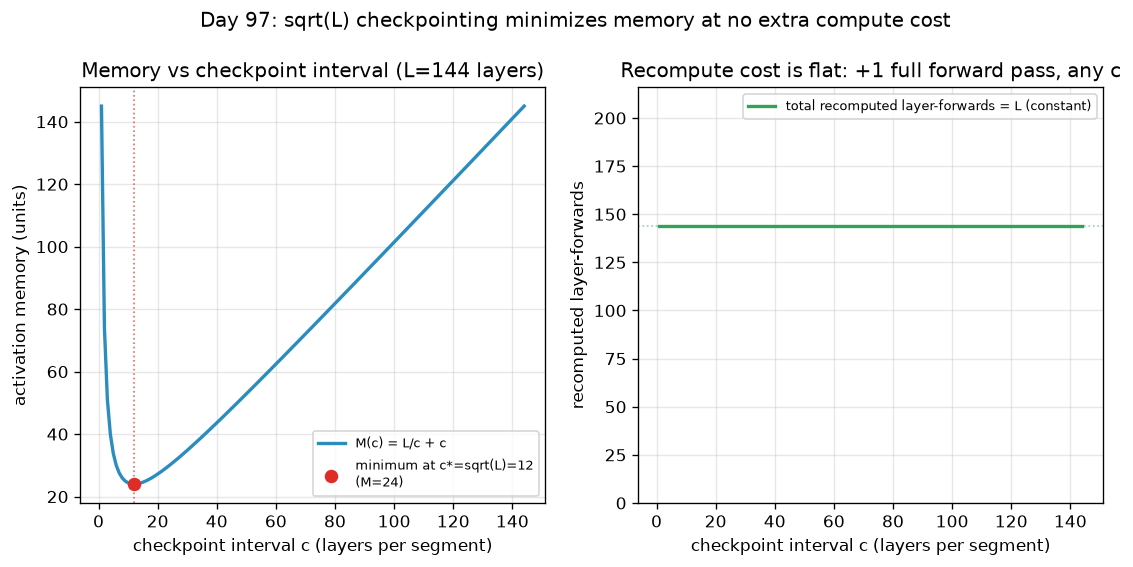

Source code (Python):
"""
Day 97 -- Gradient accumulation & checkpointing

Left panel: memory footprint M(c) = L/c + c for activation checkpointing
every c layers, minimized at c* = sqrt(L) (the classic sqrt(L)-checkpointing
result). Right panel: total recompute cost is invariant to c -- no matter
how you carve L layers into segments of size c, every layer's forward gets
recomputed exactly once overall, so compute overhead is a flat one extra
full forward pass, independent of the memory-optimal choice of c.
"""
import numpy as np
import matplotlib.pyplot as plt

np.random.seed(42)

L = 144  # number of sequential layers (chosen so sqrt(L) = 12 is a clean integer)
c = np.arange(1, L + 1)  # candidate checkpoint intervals

memory = L / c + c          # M(c) = L/c checkpoints stored + c activations recomputed live
c_star = int(round(np.sqrt(L)))  # calculus optimum: dM/dc = -L/c^2 + 1 = 0 -> c = sqrt(L)
m_star = L / c_star + c_star

recompute_layers = np.full_like(c, L, dtype=float)  # (L/c segments) * (c layers/segment) = L, always

fig, axes = plt.subplots(1, 2, figsize=(11, 4.5))

ax = axes[0]
ax.plot(c, memory, color="#2b8cbe", lw=2, label="M(c) = L/c + c")
ax.scatter([c_star], [m_star], color="#de2d26", zorder=5, s=50,
           label=f"minimum at c*=sqrt(L)={c_star}\n(M={m_star:.0f})")
ax.axvline(c_star, color="#de2d26", ls=":", lw=1, alpha=0.7)
ax.set_xlabel("checkpoint interval c (layers per segment)")
ax.set_ylabel("activation memory (units)")
ax.set_title(f"Memory vs checkpoint interval (L={L} layers)")
ax.legend(fontsize=8)
ax.grid(True, alpha=0.3)

ax = axes[1]
ax.plot(c, recompute_layers, color="#31a354", lw=2, label="total recomputed layer-forwards = L (constant)")
ax.axhline(L, color="#31a354", ls=":", lw=1, alpha=0.5)
ax.set_ylim(0, L * 1.5)
ax.set_xlabel("checkpoint interval c (layers per segment)")
ax.set_ylabel("recomputed layer-forwards")
ax.set_title("Recompute cost is flat: +1 full forward pass, any c")
ax.legend(fontsize=8)
ax.grid(True, alpha=0.3)

fig.suptitle("Day 97: sqrt(L) checkpointing minimizes memory at no extra compute cost", y=1.02)
plt.savefig("graph_DAY_97.png", dpi=120, bbox_inches="tight")
print(f"L={L}: memory-optimal c*={c_star}, M(c*)={m_star:.1f} (vs M(1)={memory[0]:.0f} and M(L)={memory[-1]:.0f})")
